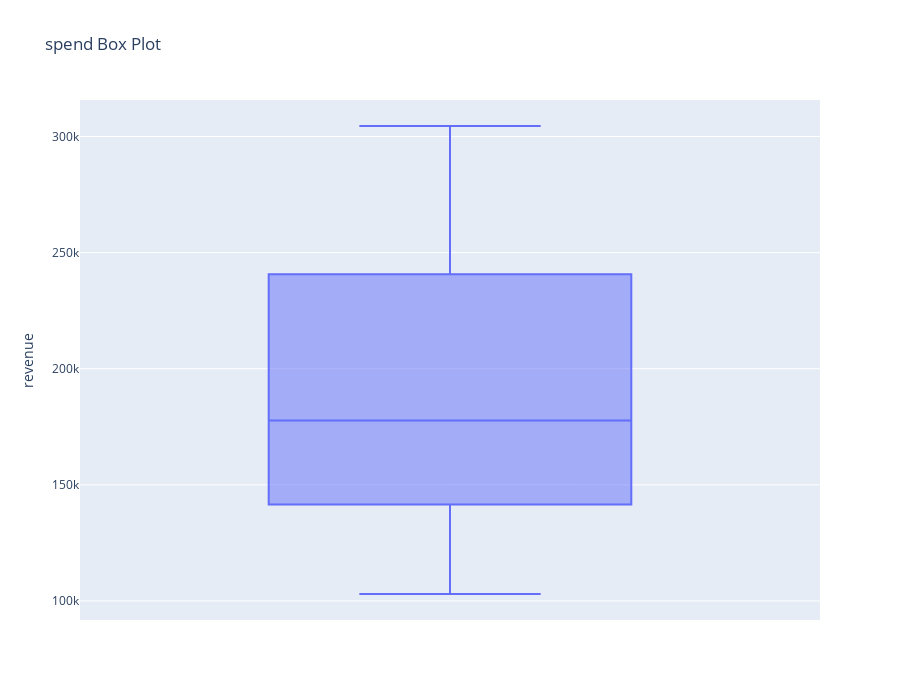
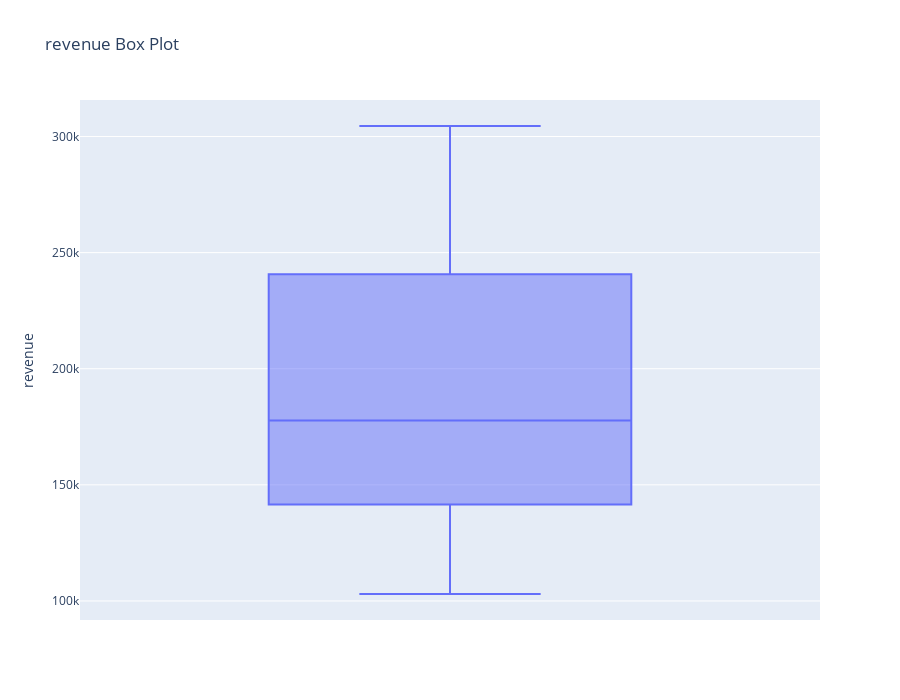
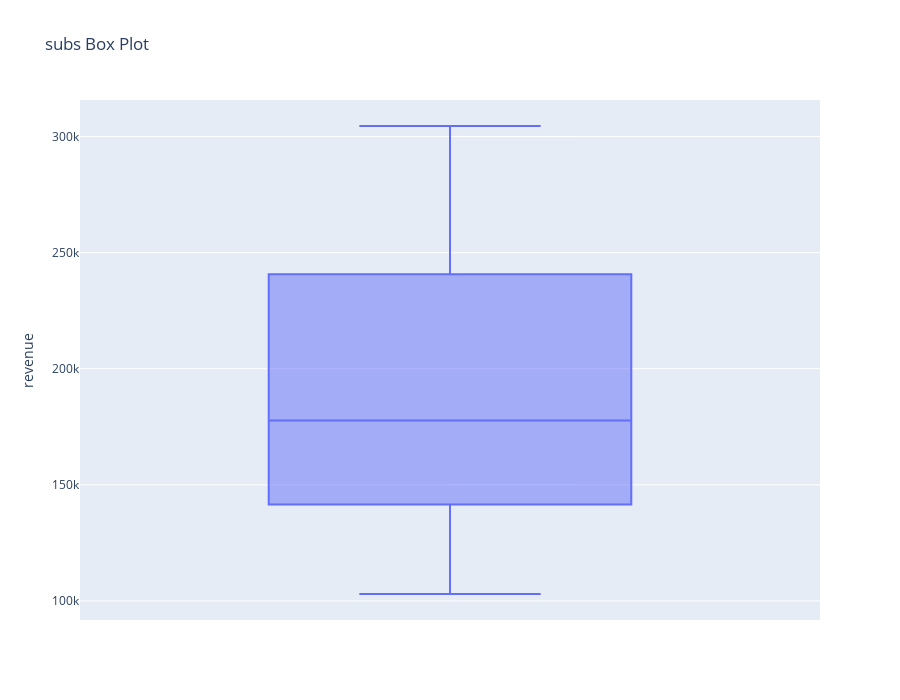

Notebook code for these charts, in order:
### Markdown cell above
### Box Plot

### Code cell
for feature in aggregated_df.select_dtypes(include='number'):
    box_plot(aggregated_df, feature)
print("As we can see, there are no outliers according to the box plot.\nThe boxes are fairly even")

### Figure 1 — Plotly figure (JSON) as saved in the notebook; plotly's stock layout.template omitted (floating-point values rounded to 4 significant figures)
{"data": [{"alignmentgroup": "True", "hovertemplate": "revenue=%{y}<extra></extra>", "legendgroup": "", "marker": {"color": "#636efa"}, "name": "", "notched": false, "offsetgroup": "", "orientation": "v", "showlegend": false, "type": "box", "x0": " ", "xaxis": "x", "y": [106700.0, 136200.0, 103000.0, 121100.0, 142400.0, 165500.0, 174300.0, 134500.0, 163800.0, 133200.0, 113100.0, 141500.0, 122400.0, 165500.0, 153800.0, 159500.0, 181200.0, 175300.0, 203100.0, 188800.0, 203400.0, 180100.0, 181200.0, 209900.0, 274700.0, 304500.0, 280700.0, 302100.0, 258400.0, 246700.0, 263700.0, 240700.0, 272700.0, 228400.0, null, null, null, null, null, null, null, null, null, null, null], "y0": " ", "yaxis": "y"}], "layout": {"boxmode": "group", "height": 700, "legend": {"tracegroupgap": 0}, "title": {"text": "spend Box Plot"}, "width": 900, "xaxis": {"anchor": "y", "domain": [0, 1]}, "yaxis": {"anchor": "x", "domain": [0, 1], "title": {"text": "revenue"}}}}

### Figure 2 — Plotly figure (JSON) as saved in the notebook; plotly's stock layout.template omitted (floating-point values rounded to 4 significant figures)
{"data": [{"alignmentgroup": "True", "hovertemplate": "revenue=%{y}<extra></extra>", "legendgroup": "", "marker": {"color": "#636efa"}, "name": "", "notched": false, "offsetgroup": "", "orientation": "v", "showlegend": false, "type": "box", "x0": " ", "xaxis": "x", "y": [106700.0, 136200.0, 103000.0, 121100.0, 142400.0, 165500.0, 174300.0, 134500.0, 163800.0, 133200.0, 113100.0, 141500.0, 122400.0, 165500.0, 153800.0, 159500.0, 181200.0, 175300.0, 203100.0, 188800.0, 203400.0, 180100.0, 181200.0, 209900.0, 274700.0, 304500.0, 280700.0, 302100.0, 258400.0, 246700.0, 263700.0, 240700.0, 272700.0, 228400.0, null, null, null, null, null, null, null, null, null, null, null], "y0": " ", "yaxis": "y"}], "layout": {"boxmode": "group", "height": 700, "legend": {"tracegroupgap": 0}, "title": {"text": "revenue Box Plot"}, "width": 900, "xaxis": {"anchor": "y", "domain": [0, 1]}, "yaxis": {"anchor": "x", "domain": [0, 1], "title": {"text": "revenue"}}}}

### Figure 3 — Plotly figure (JSON) as saved in the notebook; plotly's stock layout.template omitted (floating-point values rounded to 4 significant figures)
{"data": [{"alignmentgroup": "True", "hovertemplate": "revenue=%{y}<extra></extra>", "legendgroup": "", "marker": {"color": "#636efa"}, "name": "", "notched": false, "offsetgroup": "", "orientation": "v", "showlegend": false, "type": "box", "x0": " ", "xaxis": "x", "y": [106700.0, 136200.0, 103000.0, 121100.0, 142400.0, 165500.0, 174300.0, 134500.0, 163800.0, 133200.0, 113100.0, 141500.0, 122400.0, 165500.0, 153800.0, 159500.0, 181200.0, 175300.0, 203100.0, 188800.0, 203400.0, 180100.0, 181200.0, 209900.0, 274700.0, 304500.0, 280700.0, 302100.0, 258400.0, 246700.0, 263700.0, 240700.0, 272700.0, 228400.0, null, null, null, null, null, null, null, null, null, null, null], "y0": " ", "yaxis": "y"}], "layout": {"boxmode": "group", "height": 700, "legend": {"tracegroupgap": 0}, "title": {"text": "subs Box Plot"}, "width": 900, "xaxis": {"anchor": "y", "domain": [0, 1]}, "yaxis": {"anchor": "x", "domain": [0, 1], "title": {"text": "revenue"}}}}
